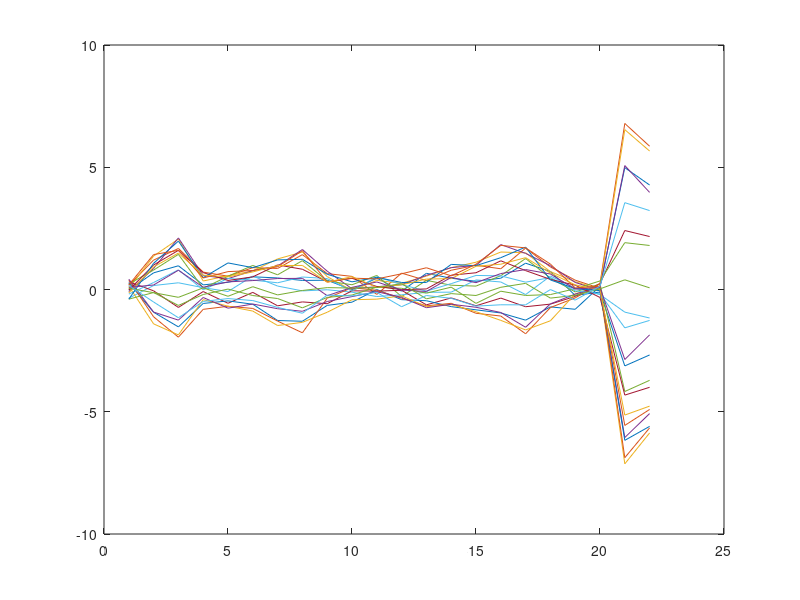

MATLAB code for this plot: (Note: this script raises an error after producing the figure.)
% 
clear;

forwardModel = importdata('model/mBrainLeadfield.mat');

% model.noiseMean = 0; model.sigma = 0.2; % Noise std deviation
% model.beta = (1/model.sigma.^2);
% s = RandStream('mt19937ar','Seed',2);
% s = RandStream('mt19937ar','Seed','shuffle');
% RandStream.setGlobalStream(s);

reducedSize=768;
A = forwardModel(:,1:reducedSize);

model.alpha = 2;

timeSteps=20;  %20;    

numSamples = size(A,1);     % The number og sensors corresponds to sample size..
% numSensors = size(A,1);   % The number og sensors corresponds to sample size..

numFuncs = size(A,2);
numActiveFuncs=32;

activeIndexes = unique(int16(unifrnd(1,reducedSize, [1 numActiveFuncs])));
% activeIndexes = 1:32:768;
% activeIndexes = 2;1:numFuncs;
% activeIndexes = [4 8];

model.w = zeros(numFuncs,1);
model.w(activeIndexes) = normrnd(0,sqrt(1/model.alpha), [1 size(activeIndexes)]);

x=model.w*sin((1:timeSteps)*0.5);
% x(activeIndexes) = sin((1:timeSteps)*0.5);

% x(1)=0;
% x=[1:10]';
% x=sin((1:timeSteps)*0.5);

% y = zeros(numSamples,timeSteps);
% Phi = zeros(numSamples,timeSteps);


% y=0;
% y=[];

% for i=1:numSamples % = numSensors = 22
%     y(i) = A(i,:)*(model.w.*x);
% end
% y = A*(model.w.*x);
%%
y = A*x;

Phi = zeros(numSamples, numFuncs, timeSteps);
for t=1:timeSteps
    for i=1:numSamples
        Phi(i,:,t) = A(i,:).*x(:,t)';
    end
end

% surf(y)
% %%
% for i=activeIndexes
% %     offset=randn;
% %     scale=2;
%     for t=1:timeSteps
% %         x(i,t) = scale * sin(t+offset*pi);
%         x(i,t) = sin(t);
%     end
% end
% [rows, ~] = find(x);
% % plot(1:timeSteps, x(unique(rows),:) )
% clearvars 'offset' 'scale' 'i' 't' 'rows'

%% Construct sensor measurement

trueBeta=20;
noise = normrnd(0, sqrt(1/trueBeta), [size(A,1) timeSteps]);
% y = A * x + noise;
y = y + noise;

figure(1)
plot(y)

% plot(1:timeSteps, y)
% surf(y)

%% Determine sparsity 

alphaInit = eye(size(A,2));
% alpha_init(find(alpha_init)) = rand(1,size(A,2));
alphaInit(logical(eye(size(alphaInit)))) = rand(1,size(A,2));
betaInit = rand;

% Phi = A * x....   % Phi->size(22,numFuncs);

% disp('Start working on larger time windows');

Q = zeros(numFuncs, numFuncs, timeSteps);
beta = zeros(1, timeSteps);
llh = zeros(1, timeSteps);
mn = zeros(numFuncs, timeSteps);
for i = 1:timeSteps
    
    [Q(:,:,i), beta(i), mn(:,i), llh(i)] = maximum_evidence_multi(alphaInit, betaInit, Phi(:,:,i), y(:,i));
%     alpha_init = Q(:,:,i);
%     beta_init = beta(i);
    disp(['Time step: ' int2str(i)]);
end

Q = mean(Q,3);

%
estimatedIndexes=find(diag(Q) ~= 1e4);

%%

disp('True & estimated');

comparison = model.w(activeIndexes);
comparison(1:numel(activeIndexes),2) = activeIndexes';
meanmN = mean(mn,2);
comparison(1:numel(meanmN(estimatedIndexes)),3) = meanmN(estimatedIndexes);
comparison(1:numel(meanmN(estimatedIndexes)),4) = estimatedIndexes;
disp(comparison)


% disp([model.w mean(mn,2)]);

% disp('Is this estimate reconstruction correct?');
% xEstimate=((Q * A') /(1/mean(beta)*eye(size(A,1)) + A*Q*A'))*y;


disp('Does this estimate need to be normalized by amplitude of Q??');

% Qmod=Q;
% Qmod(find(Qmod == 1e4)) = 1/1e6;

xEstimate = zeros(numFuncs, timeSteps);
for i=1:timeSteps
    xEstimate(:,i) = y(:,i)'/(Q*A');
end

%%%
figure(100)
subplot(4,1,1), plot(x); title('True x');
subplot(4,1,2), plot(y); title('Forward model output');
subplot(4,1,3), plot(xEstimate); title('Reconstructed x');
subplot(4,1,4), plot(A*xEstimate); title('Reconstructed model output (noise missing)');

%%

figure(1)
surf(x), view(90,0);
figure(2)
surf(xEstimate), view(90,0);


%%
figure(3)


for i=1:4
    idx=activeIndexes(i);
    subplot(4,4,i), plot(1:timeSteps,xEstimate(idx,:));
    title('Source reconstructed signal');
    subplot(4,4,i+4), plot(1:timeSteps,x(idx,:));
    title('Simulated source signal');
end
for i=5:8
    idx=activeIndexes(i);
    subplot(4,4,4+i), plot(1:timeSteps,xEstimate(idx,:));
    title('Source reconstructed signal');
    subplot(4,4,8+i), plot(1:timeSteps,x(idx,:));
    title('Simulated source signal');
end
%%
xEstimate = y'/(A');
% x_est_alt= (A')/(y');

% figure(1)
% surf(x)
figure(2)
surf(xEstimate'), view(90,0);
% figure(3)
% surf(x_est_alt')
